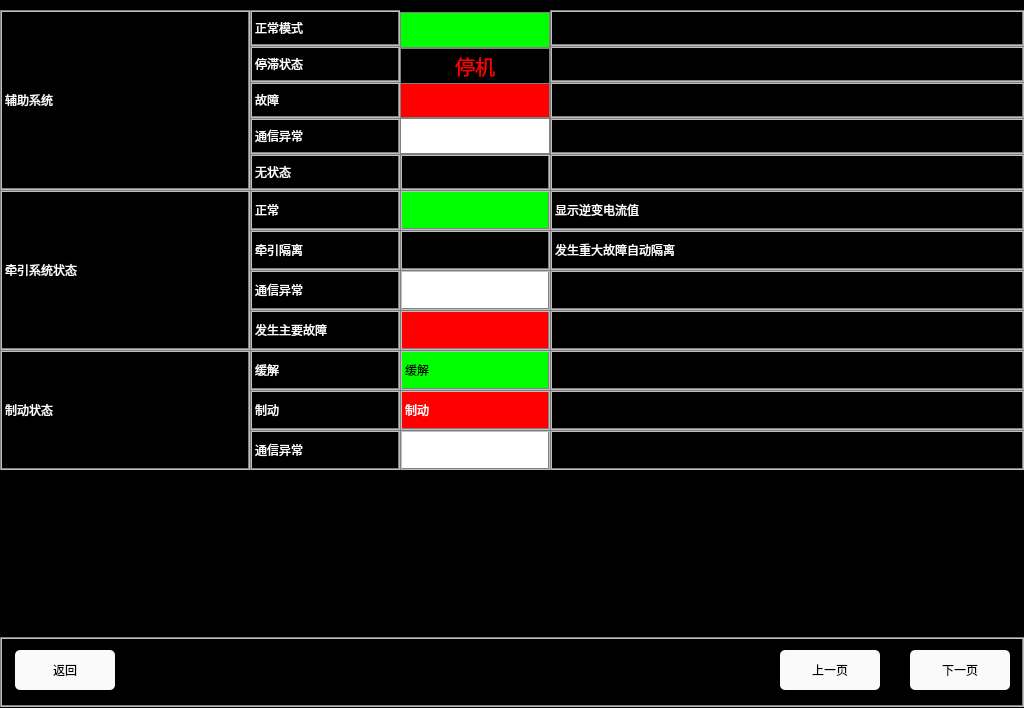
<?xml version="1.0" encoding="UTF-8"?>
<ui version="4.0">
 <class>RunstateHelpPage2</class>
 <widget class="QWidget" name="RunstateHelpPage2">
  <property name="geometry">
   <rect>
    <x>0</x>
    <y>0</y>
    <width>1024</width>
    <height>708</height>
   </rect>
  </property>
  <property name="windowTitle">
   <string>Form</string>
  </property>
  <property name="styleSheet">
   <string notr="true">QLabel
{
	color: white;
	border: 2px groove, gray;
    border-color: gray;
	font: 20px, &quot;SimHei&quot;;	
}

QWidget
{
	background-color: black;
}

QPushButton
{
	font: 20px, &quot;SimHei&quot;;
    color: black;
	background-color: rgb(250, 250, 250);
	border-radius: 5px;
}</string>
  </property>
  <widget class="QLabel" name="label_current1">
   <property name="geometry">
    <rect>
     <x>250</x>
     <y>82</y>
     <width>150</width>
     <height>36</height>
    </rect>
   </property>
   <property name="text">
    <string>故障</string>
   </property>
  </widget>
  <widget class="QLabel" name="label_breakLevel">
   <property name="geometry">
    <rect>
     <x>0</x>
     <y>223</y>
     <width>250</width>
     <height>160</height>
    </rect>
   </property>
   <property name="text">
    <string>牵引系统电制动级位</string>
   </property>
  </widget>
  <widget class="QLabel" name="label_current2">
   <property name="geometry">
    <rect>
     <x>250</x>
     <y>118</y>
     <width>150</width>
     <height>36</height>
    </rect>
   </property>
   <property name="text">
    <string>通信异常</string>
   </property>
  </widget>
  <widget class="QLabel" name="label_breakLevel4_2">
   <property name="geometry">
    <rect>
     <x>550</x>
     <y>310</y>
     <width>474</width>
     <height>40</height>
    </rect>
   </property>
   <property name="text">
    <string/>
   </property>
  </widget>
  <widget class="QLabel" name="label_breakLevel1">
   <property name="geometry">
    <rect>
     <x>250</x>
     <y>190</y>
     <width>150</width>
     <height>40</height>
    </rect>
   </property>
   <property name="text">
    <string>正常</string>
   </property>
  </widget>
  <widget class="QLabel" name="label_current1_2">
   <property name="geometry">
    <rect>
     <x>550</x>
     <y>82</y>
     <width>474</width>
     <height>36</height>
    </rect>
   </property>
   <property name="text">
    <string/>
   </property>
  </widget>
  <widget class="QLabel" name="label_voltage">
   <property name="geometry">
    <rect>
     <x>0</x>
     <y>10</y>
     <width>250</width>
     <height>180</height>
    </rect>
   </property>
   <property name="text">
    <string>辅助系统</string>
   </property>
  </widget>
  <widget class="QLabel" name="label_current2_2">
   <property name="geometry">
    <rect>
     <x>550</x>
     <y>118</y>
     <width>474</width>
     <height>36</height>
    </rect>
   </property>
   <property name="text">
    <string/>
   </property>
  </widget>
  <widget class="QLabel" name="label_breakLevel2_1">
   <property name="geometry">
    <rect>
     <x>400</x>
     <y>230</y>
     <width>150</width>
     <height>40</height>
    </rect>
   </property>
   <property name="styleSheet">
    <string notr="true">border-image: url(:/image/cut.png);</string>
   </property>
   <property name="text">
    <string/>
   </property>
  </widget>
  <widget class="QLabel" name="label_breakLevel4_1">
   <property name="geometry">
    <rect>
     <x>400</x>
     <y>310</y>
     <width>150</width>
     <height>40</height>
    </rect>
   </property>
   <property name="styleSheet">
    <string notr="true">background-color: rgb(255, 0, 0);</string>
   </property>
   <property name="text">
    <string/>
   </property>
  </widget>
  <widget class="QLabel" name="label_current">
   <property name="geometry">
    <rect>
     <x>0</x>
     <y>190</y>
     <width>250</width>
     <height>160</height>
    </rect>
   </property>
   <property name="text">
    <string>牵引系统状态</string>
   </property>
  </widget>
  <widget class="QLabel" name="label_current1_1">
   <property name="geometry">
    <rect>
     <x>400</x>
     <y>82</y>
     <width>150</width>
     <height>36</height>
    </rect>
   </property>
   <property name="styleSheet">
    <string notr="true">font: 20px, SimHei; color: rgb(0,0,0); background-color: red; border: 1px solid gray;</string>
   </property>
   <property name="text">
    <string/>
   </property>
  </widget>
  <widget class="QLabel" name="label_defaultInfo1_2">
   <property name="geometry">
    <rect>
     <x>550</x>
     <y>350</y>
     <width>474</width>
     <height>40</height>
    </rect>
   </property>
   <property name="text">
    <string/>
   </property>
  </widget>
  <widget class="QLabel" name="label_breakLevel1_1">
   <property name="geometry">
    <rect>
     <x>400</x>
     <y>190</y>
     <width>150</width>
     <height>40</height>
    </rect>
   </property>
   <property name="styleSheet">
    <string notr="true">background-color: rgb(0, 255, 0);</string>
   </property>
   <property name="text">
    <string/>
   </property>
  </widget>
  <widget class="QLabel" name="label_voltage4_1">
   <property name="geometry">
    <rect>
     <x>400</x>
     <y>48</y>
     <width>150</width>
     <height>36</height>
    </rect>
   </property>
   <property name="styleSheet">
    <string notr="true">font: 20px, SimHei;color: red; background-color: black; border: 1px solid gray;</string>
   </property>
   <property name="text">
    <string>停机</string>
   </property>
   <property name="alignment">
    <set>Qt::AlignCenter</set>
   </property>
  </widget>
  <widget class="QLabel" name="label_defaultInfo">
   <property name="geometry">
    <rect>
     <x>0</x>
     <y>350</y>
     <width>250</width>
     <height>120</height>
    </rect>
   </property>
   <property name="text">
    <string>制动状态</string>
   </property>
  </widget>
  <widget class="QLabel" name="label_defaultInfo1_1">
   <property name="geometry">
    <rect>
     <x>400</x>
     <y>350</y>
     <width>150</width>
     <height>40</height>
    </rect>
   </property>
   <property name="styleSheet">
    <string notr="true">background-color: rgb(0, 255, 0); 
color:black;</string>
   </property>
   <property name="text">
    <string>缓解</string>
   </property>
  </widget>
  <widget class="QLabel" name="label_voltage3_2">
   <property name="geometry">
    <rect>
     <x>550</x>
     <y>10</y>
     <width>474</width>
     <height>36</height>
    </rect>
   </property>
   <property name="text">
    <string/>
   </property>
  </widget>
  <widget class="QLabel" name="label_voltage3_1">
   <property name="geometry">
    <rect>
     <x>400</x>
     <y>12</y>
     <width>150</width>
     <height>36</height>
    </rect>
   </property>
   <property name="styleSheet">
    <string notr="true">font: 20px, SimHei; color: rgb(0,0,0); background-color: rgb(0, 255, 0); border: 1px solid gray;</string>
   </property>
   <property name="text">
    <string/>
   </property>
  </widget>
  <widget class="QLabel" name="label_breakLevel2_2">
   <property name="geometry">
    <rect>
     <x>550</x>
     <y>230</y>
     <width>474</width>
     <height>40</height>
    </rect>
   </property>
   <property name="text">
    <string>发生重大故障自动隔离</string>
   </property>
  </widget>
  <widget class="QLabel" name="label_voltage4_2">
   <property name="geometry">
    <rect>
     <x>550</x>
     <y>46</y>
     <width>474</width>
     <height>36</height>
    </rect>
   </property>
   <property name="text">
    <string/>
   </property>
  </widget>
  <widget class="QLabel" name="label_breakLevel4">
   <property name="geometry">
    <rect>
     <x>250</x>
     <y>310</y>
     <width>150</width>
     <height>40</height>
    </rect>
   </property>
   <property name="text">
    <string>发生主要故障</string>
   </property>
  </widget>
  <widget class="QLabel" name="label_breakLevel2">
   <property name="geometry">
    <rect>
     <x>250</x>
     <y>230</y>
     <width>150</width>
     <height>40</height>
    </rect>
   </property>
   <property name="text">
    <string>牵引隔离</string>
   </property>
  </widget>
  <widget class="QLabel" name="label_breakLevel3">
   <property name="geometry">
    <rect>
     <x>250</x>
     <y>270</y>
     <width>150</width>
     <height>40</height>
    </rect>
   </property>
   <property name="text">
    <string>通信异常</string>
   </property>
  </widget>
  <widget class="QLabel" name="label_current2_1">
   <property name="geometry">
    <rect>
     <x>400</x>
     <y>118</y>
     <width>150</width>
     <height>36</height>
    </rect>
   </property>
   <property name="styleSheet">
    <string notr="true">font: 20px, SimHei; color: rgb(0,0,0); background-color: white; border: 1px solid gray;</string>
   </property>
   <property name="text">
    <string/>
   </property>
  </widget>
  <widget class="QLabel" name="label_breakLevel3_1">
   <property name="geometry">
    <rect>
     <x>400</x>
     <y>270</y>
     <width>150</width>
     <height>40</height>
    </rect>
   </property>
   <property name="styleSheet">
    <string notr="true">background-color: white;</string>
   </property>
   <property name="text">
    <string/>
   </property>
  </widget>
  <widget class="QLabel" name="label_breakLevel3_2">
   <property name="geometry">
    <rect>
     <x>550</x>
     <y>270</y>
     <width>474</width>
     <height>40</height>
    </rect>
   </property>
   <property name="text">
    <string/>
   </property>
  </widget>
  <widget class="QLabel" name="label_voltage4">
   <property name="geometry">
    <rect>
     <x>250</x>
     <y>46</y>
     <width>150</width>
     <height>36</height>
    </rect>
   </property>
   <property name="text">
    <string>停滞状态</string>
   </property>
  </widget>
  <widget class="QLabel" name="label_defaultInfo1">
   <property name="geometry">
    <rect>
     <x>250</x>
     <y>350</y>
     <width>150</width>
     <height>40</height>
    </rect>
   </property>
   <property name="text">
    <string>缓解</string>
   </property>
  </widget>
  <widget class="QLabel" name="label_breakLevel1_2">
   <property name="geometry">
    <rect>
     <x>550</x>
     <y>190</y>
     <width>474</width>
     <height>40</height>
    </rect>
   </property>
   <property name="text">
    <string>显示逆变电流值</string>
   </property>
  </widget>
  <widget class="QLabel" name="label_voltage3">
   <property name="geometry">
    <rect>
     <x>250</x>
     <y>10</y>
     <width>150</width>
     <height>36</height>
    </rect>
   </property>
   <property name="text">
    <string>正常模式</string>
   </property>
  </widget>
  <widget class="QLabel" name="label_defaultInfo1_12">
   <property name="geometry">
    <rect>
     <x>550</x>
     <y>430</y>
     <width>474</width>
     <height>40</height>
    </rect>
   </property>
   <property name="text">
    <string/>
   </property>
  </widget>
  <widget class="QLabel" name="label_defaultInfo1_13">
   <property name="geometry">
    <rect>
     <x>550</x>
     <y>390</y>
     <width>474</width>
     <height>40</height>
    </rect>
   </property>
   <property name="text">
    <string/>
   </property>
  </widget>
  <widget class="QLabel" name="label_defaultInfo1_14">
   <property name="geometry">
    <rect>
     <x>400</x>
     <y>430</y>
     <width>150</width>
     <height>40</height>
    </rect>
   </property>
   <property name="styleSheet">
    <string notr="true">background-color: white;</string>
   </property>
   <property name="text">
    <string/>
   </property>
  </widget>
  <widget class="QLabel" name="label_defaultInfo1_15">
   <property name="geometry">
    <rect>
     <x>250</x>
     <y>430</y>
     <width>150</width>
     <height>40</height>
    </rect>
   </property>
   <property name="text">
    <string>通信异常</string>
   </property>
  </widget>
  <widget class="QLabel" name="label_defaultInfo1_16">
   <property name="geometry">
    <rect>
     <x>250</x>
     <y>390</y>
     <width>150</width>
     <height>40</height>
    </rect>
   </property>
   <property name="text">
    <string>制动</string>
   </property>
  </widget>
  <widget class="QLabel" name="label_defaultInfo1_17">
   <property name="geometry">
    <rect>
     <x>400</x>
     <y>390</y>
     <width>150</width>
     <height>40</height>
    </rect>
   </property>
   <property name="styleSheet">
    <string notr="true">background-color: rgb(255, 0, 0);</string>
   </property>
   <property name="text">
    <string>制动</string>
   </property>
  </widget>
  <widget class="QPushButton" name="btn_back">
   <property name="geometry">
    <rect>
     <x>15</x>
     <y>650</y>
     <width>100</width>
     <height>40</height>
    </rect>
   </property>
   <property name="styleSheet">
    <string notr="true">font: 20px, &quot;SimHei&quot;;
color: black;
background-color: rgb(250, 250, 250);
border-radius: 5px;</string>
   </property>
   <property name="text">
    <string>返回</string>
   </property>
  </widget>
  <widget class="QLabel" name="NavigatorBackground">
   <property name="geometry">
    <rect>
     <x>0</x>
     <y>637</y>
     <width>1024</width>
     <height>70</height>
    </rect>
   </property>
   <property name="text">
    <string/>
   </property>
  </widget>
  <widget class="QPushButton" name="btn_nextPage">
   <property name="geometry">
    <rect>
     <x>910</x>
     <y>650</y>
     <width>100</width>
     <height>40</height>
    </rect>
   </property>
   <property name="styleSheet">
    <string notr="true">font: 20px, &quot;SimHei&quot;;
color: black;
background-color: rgb(250, 250, 250);
border-radius: 5px;</string>
   </property>
   <property name="text">
    <string>下一页</string>
   </property>
  </widget>
  <widget class="QPushButton" name="btn_prePage">
   <property name="geometry">
    <rect>
     <x>780</x>
     <y>650</y>
     <width>100</width>
     <height>40</height>
    </rect>
   </property>
   <property name="styleSheet">
    <string notr="true">font: 20px, &quot;SimHei&quot;;
color: black;
background-color: rgb(250, 250, 250);
border-radius: 5px;</string>
   </property>
   <property name="text">
    <string>上一页</string>
   </property>
  </widget>
  <widget class="QLabel" name="label_current2_3">
   <property name="geometry">
    <rect>
     <x>250</x>
     <y>154</y>
     <width>150</width>
     <height>36</height>
    </rect>
   </property>
   <property name="text">
    <string>无状态</string>
   </property>
  </widget>
  <widget class="QLabel" name="label_current2_4">
   <property name="geometry">
    <rect>
     <x>550</x>
     <y>154</y>
     <width>474</width>
     <height>36</height>
    </rect>
   </property>
   <property name="text">
    <string/>
   </property>
  </widget>
  <widget class="QLabel" name="label_current2_5">
   <property name="geometry">
    <rect>
     <x>400</x>
     <y>154</y>
     <width>150</width>
     <height>36</height>
    </rect>
   </property>
   <property name="styleSheet">
    <string notr="true"/>
   </property>
   <property name="text">
    <string/>
   </property>
  </widget>
  <zorder>NavigatorBackground</zorder>
  <zorder>label_current1</zorder>
  <zorder>label_breakLevel</zorder>
  <zorder>label_current2</zorder>
  <zorder>label_breakLevel4_2</zorder>
  <zorder>label_breakLevel1</zorder>
  <zorder>label_current1_2</zorder>
  <zorder>label_voltage</zorder>
  <zorder>label_current2_2</zorder>
  <zorder>label_breakLevel2_1</zorder>
  <zorder>label_breakLevel4_1</zorder>
  <zorder>label_current</zorder>
  <zorder>label_current1_1</zorder>
  <zorder>label_defaultInfo1_2</zorder>
  <zorder>label_breakLevel1_1</zorder>
  <zorder>label_voltage4_1</zorder>
  <zorder>label_defaultInfo</zorder>
  <zorder>label_defaultInfo1_1</zorder>
  <zorder>label_voltage3_2</zorder>
  <zorder>label_voltage3_1</zorder>
  <zorder>label_breakLevel2_2</zorder>
  <zorder>label_voltage4_2</zorder>
  <zorder>label_breakLevel4</zorder>
  <zorder>label_breakLevel2</zorder>
  <zorder>label_breakLevel3</zorder>
  <zorder>label_current2_1</zorder>
  <zorder>label_breakLevel3_1</zorder>
  <zorder>label_breakLevel3_2</zorder>
  <zorder>label_voltage4</zorder>
  <zorder>label_defaultInfo1</zorder>
  <zorder>label_breakLevel1_2</zorder>
  <zorder>label_voltage3</zorder>
  <zorder>label_defaultInfo1_12</zorder>
  <zorder>label_defaultInfo1_13</zorder>
  <zorder>label_defaultInfo1_14</zorder>
  <zorder>label_defaultInfo1_15</zorder>
  <zorder>label_defaultInfo1_16</zorder>
  <zorder>label_defaultInfo1_17</zorder>
  <zorder>btn_back</zorder>
  <zorder>btn_nextPage</zorder>
  <zorder>btn_prePage</zorder>
  <zorder>label_current2_3</zorder>
  <zorder>label_current2_4</zorder>
  <zorder>label_current2_5</zorder>
 </widget>
 <resources/>
 <connections/>
</ui>
